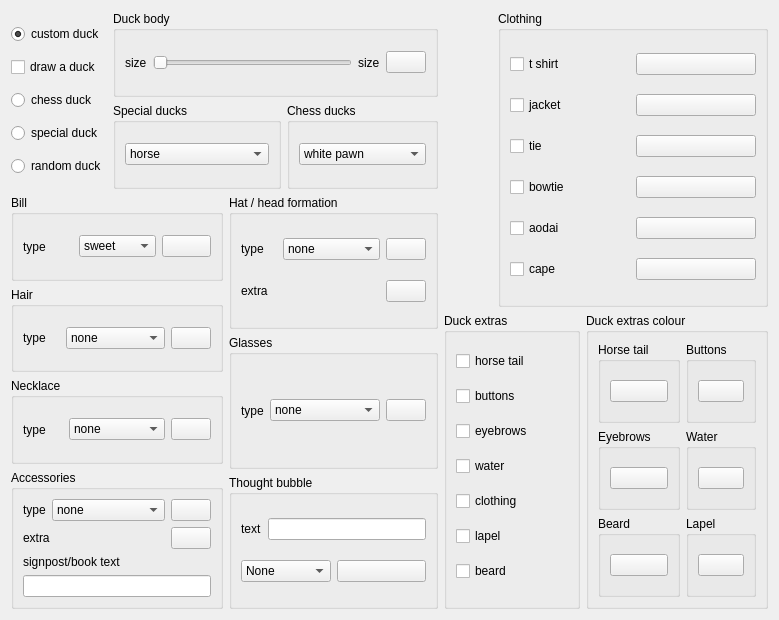
<?xml version="1.0" encoding="UTF-8"?>
<ui version="4.0">
 <class>Dialog</class>
 <widget class="QDialog" name="Dialog">
  <property name="geometry">
   <rect>
    <x>0</x>
    <y>0</y>
    <width>779</width>
    <height>620</height>
   </rect>
  </property>
  <property name="windowTitle">
   <string>Dialog</string>
  </property>
  <layout class="QHBoxLayout" name="horizontalLayout_35">
   <item>
    <layout class="QHBoxLayout" name="horizontalLayout_32">
     <item>
      <layout class="QVBoxLayout" name="verticalLayout_11" stretch="3,7">
       <item>
        <layout class="QHBoxLayout" name="horizontalLayout_23">
         <item>
          <layout class="QVBoxLayout" name="verticalLayout">
           <property name="spacing">
            <number>0</number>
           </property>
           <item>
            <widget class="QRadioButton" name="rad_custom">
             <property name="text">
              <string>custom duck</string>
             </property>
             <property name="checked">
              <bool>true</bool>
             </property>
            </widget>
           </item>
           <item>
            <widget class="QCheckBox" name="duck_show">
             <property name="text">
              <string>draw a duck</string>
             </property>
            </widget>
           </item>
           <item>
            <widget class="QRadioButton" name="rad_chess">
             <property name="text">
              <string>chess duck</string>
             </property>
            </widget>
           </item>
           <item>
            <widget class="QRadioButton" name="rad_special">
             <property name="text">
              <string>special duck</string>
             </property>
            </widget>
           </item>
           <item>
            <widget class="QRadioButton" name="rad_random">
             <property name="text">
              <string>random duck</string>
             </property>
             <property name="checked">
              <bool>false</bool>
             </property>
            </widget>
           </item>
          </layout>
         </item>
         <item>
          <layout class="QVBoxLayout" name="verticalLayout_13">
           <item>
            <widget class="QGroupBox" name="body_group">
             <property name="title">
              <string>Duck body</string>
             </property>
             <layout class="QHBoxLayout" name="horizontalLayout_2">
              <item>
               <layout class="QHBoxLayout" name="horizontalLayout">
                <item>
                 <widget class="QLabel" name="label_9">
                  <property name="text">
                   <string>size</string>
                  </property>
                 </widget>
                </item>
                <item>
                 <widget class="QSlider" name="size_hslider">
                  <property name="maximum">
                   <number>30</number>
                  </property>
                  <property name="orientation">
                   <enum>Qt::Horizontal</enum>
                  </property>
                 </widget>
                </item>
                <item>
                 <widget class="QLabel" name="size_label">
                  <property name="text">
                   <string>size</string>
                  </property>
                 </widget>
                </item>
                <item>
                 <widget class="QPushButton" name="pb_body">
                  <property name="focusPolicy">
                   <enum>Qt::NoFocus</enum>
                  </property>
                  <property name="text">
                   <string/>
                  </property>
                 </widget>
                </item>
               </layout>
              </item>
             </layout>
            </widget>
           </item>
           <item>
            <layout class="QHBoxLayout" name="horizontalLayout_22">
             <item>
              <widget class="QGroupBox" name="special_group">
               <property name="title">
                <string>Special ducks</string>
               </property>
               <layout class="QHBoxLayout" name="horizontalLayout_31">
                <item>
                 <widget class="QComboBox" name="special_combo">
                  <item>
                   <property name="text">
                    <string>horse</string>
                   </property>
                  </item>
                  <item>
                   <property name="text">
                    <string>unicorn</string>
                   </property>
                  </item>
                  <item>
                   <property name="text">
                    <string>bunny</string>
                   </property>
                  </item>
                  <item>
                   <property name="text">
                    <string>sheep</string>
                   </property>
                  </item>
                  <item>
                   <property name="text">
                    <string>girl with pearl earring</string>
                   </property>
                  </item>
                  <item>
                   <property name="text">
                    <string>queen</string>
                   </property>
                  </item>
                  <item>
                   <property name="text">
                    <string>snowman</string>
                   </property>
                  </item>
                  <item>
                   <property name="text">
                    <string>Overleaf</string>
                   </property>
                  </item>
                  <item>
                   <property name="text">
                    <string>Ceasar</string>
                   </property>
                  </item>
                  <item>
                   <property name="text">
                    <string>ghost</string>
                   </property>
                  </item>
                  <item>
                   <property name="text">
                    <string>Yoda</string>
                   </property>
                  </item>
                  <item>
                   <property name="text">
                    <string>Vader</string>
                   </property>
                  </item>
                  <item>
                   <property name="text">
                    <string>Leila</string>
                   </property>
                  </item>
                 </widget>
                </item>
               </layout>
              </widget>
             </item>
             <item>
              <widget class="QGroupBox" name="chess_group">
               <property name="title">
                <string>Chess ducks</string>
               </property>
               <layout class="QHBoxLayout" name="horizontalLayout_30">
                <item>
                 <widget class="QComboBox" name="chess_combo">
                  <item>
                   <property name="text">
                    <string>white pawn</string>
                   </property>
                  </item>
                  <item>
                   <property name="text">
                    <string>white rook</string>
                   </property>
                  </item>
                  <item>
                   <property name="text">
                    <string>white knight</string>
                   </property>
                  </item>
                  <item>
                   <property name="text">
                    <string>white bishop</string>
                   </property>
                  </item>
                  <item>
                   <property name="text">
                    <string>white queen</string>
                   </property>
                  </item>
                  <item>
                   <property name="text">
                    <string>white king</string>
                   </property>
                  </item>
                  <item>
                   <property name="text">
                    <string>black pawn</string>
                   </property>
                  </item>
                  <item>
                   <property name="text">
                    <string>black rook</string>
                   </property>
                  </item>
                  <item>
                   <property name="text">
                    <string>black knight</string>
                   </property>
                  </item>
                  <item>
                   <property name="text">
                    <string>black bishop</string>
                   </property>
                  </item>
                  <item>
                   <property name="text">
                    <string>black queen</string>
                   </property>
                  </item>
                  <item>
                   <property name="text">
                    <string>black king</string>
                   </property>
                  </item>
                 </widget>
                </item>
               </layout>
              </widget>
             </item>
            </layout>
           </item>
          </layout>
         </item>
        </layout>
       </item>
       <item>
        <layout class="QHBoxLayout" name="horizontalLayout_26">
         <item>
          <layout class="QVBoxLayout" name="verticalLayout_14">
           <item>
            <widget class="QGroupBox" name="bill_group">
             <property name="title">
              <string>Bill</string>
             </property>
             <layout class="QHBoxLayout" name="horizontalLayout_17">
              <item>
               <widget class="QLabel" name="label">
                <property name="text">
                 <string>type</string>
                </property>
               </widget>
              </item>
              <item>
               <widget class="QComboBox" name="bill_combo">
                <item>
                 <property name="text">
                  <string>sweet</string>
                 </property>
                </item>
                <item>
                 <property name="text">
                  <string>grumpy</string>
                 </property>
                </item>
                <item>
                 <property name="text">
                  <string>laughing</string>
                 </property>
                </item>
                <item>
                 <property name="text">
                  <string>parrot</string>
                 </property>
                </item>
                <item>
                 <property name="text">
                  <string>vampire</string>
                 </property>
                </item>
               </widget>
              </item>
              <item>
               <widget class="QPushButton" name="pb_bill">
                <property name="focusPolicy">
                 <enum>Qt::NoFocus</enum>
                </property>
                <property name="text">
                 <string/>
                </property>
               </widget>
              </item>
             </layout>
            </widget>
           </item>
           <item>
            <widget class="QGroupBox" name="hair_group">
             <property name="title">
              <string>Hair</string>
             </property>
             <layout class="QHBoxLayout" name="horizontalLayout_18">
              <item>
               <widget class="QLabel" name="label_2">
                <property name="text">
                 <string>type</string>
                </property>
               </widget>
              </item>
              <item>
               <widget class="QComboBox" name="hair_combo">
                <item>
                 <property name="text">
                  <string>none</string>
                 </property>
                </item>
                <item>
                 <property name="text">
                  <string>longhair</string>
                 </property>
                </item>
                <item>
                 <property name="text">
                  <string>shorthair</string>
                 </property>
                </item>
                <item>
                 <property name="text">
                  <string>parting</string>
                 </property>
                </item>
                <item>
                 <property name="text">
                  <string>crazyhair</string>
                 </property>
                </item>
                <item>
                 <property name="text">
                  <string>recedinghair</string>
                 </property>
                </item>
                <item>
                 <property name="text">
                  <string>mohican</string>
                 </property>
                </item>
                <item>
                 <property name="text">
                  <string>mullet</string>
                 </property>
                </item>
               </widget>
              </item>
              <item>
               <widget class="QPushButton" name="pb_hair">
                <property name="focusPolicy">
                 <enum>Qt::NoFocus</enum>
                </property>
                <property name="text">
                 <string/>
                </property>
               </widget>
              </item>
             </layout>
            </widget>
           </item>
           <item>
            <widget class="QGroupBox" name="necklace_group">
             <property name="title">
              <string>Necklace</string>
             </property>
             <layout class="QHBoxLayout" name="horizontalLayout_36">
              <item>
               <widget class="QLabel" name="label_6">
                <property name="text">
                 <string>type</string>
                </property>
               </widget>
              </item>
              <item>
               <widget class="QComboBox" name="necklace_combo">
                <item>
                 <property name="text">
                  <string>none</string>
                 </property>
                </item>
                <item>
                 <property name="text">
                  <string>necklace</string>
                 </property>
                </item>
                <item>
                 <property name="text">
                  <string>stethoscope</string>
                 </property>
                </item>
                <item>
                 <property name="text">
                  <string>neckerchief</string>
                 </property>
                </item>
               </widget>
              </item>
              <item>
               <widget class="QPushButton" name="pb_necklace">
                <property name="focusPolicy">
                 <enum>Qt::NoFocus</enum>
                </property>
                <property name="text">
                 <string/>
                </property>
               </widget>
              </item>
             </layout>
            </widget>
           </item>
           <item>
            <widget class="QGroupBox" name="accessories_group">
             <property name="title">
              <string>Accessories</string>
             </property>
             <layout class="QGridLayout" name="gridLayout_4">
              <item row="0" column="0">
               <widget class="QLabel" name="label_7">
                <property name="text">
                 <string>type</string>
                </property>
               </widget>
              </item>
              <item row="0" column="1">
               <widget class="QComboBox" name="accessories_combo">
                <item>
                 <property name="text">
                  <string>none</string>
                 </property>
                </item>
                <item>
                 <property name="text">
                  <string>magicwand</string>
                 </property>
                </item>
                <item>
                 <property name="text">
                  <string>signpost</string>
                 </property>
                </item>
                <item>
                 <property name="text">
                  <string>book</string>
                 </property>
                </item>
                <item>
                 <property name="text">
                  <string>cricket</string>
                 </property>
                </item>
                <item>
                 <property name="text">
                  <string>hockey</string>
                 </property>
                </item>
                <item>
                 <property name="text">
                  <string>football</string>
                 </property>
                </item>
                <item>
                 <property name="text">
                  <string>lightsaber</string>
                 </property>
                </item>
                <item>
                 <property name="text">
                  <string>torch</string>
                 </property>
                </item>
                <item>
                 <property name="text">
                  <string>prison</string>
                 </property>
                </item>
                <item>
                 <property name="text">
                  <string>crozier</string>
                 </property>
                </item>
                <item>
                 <property name="text">
                  <string>icecream</string>
                 </property>
                </item>
                <item>
                 <property name="text">
                  <string>rollingpin</string>
                 </property>
                </item>
                <item>
                 <property name="text">
                  <string>cake</string>
                 </property>
                </item>
                <item>
                 <property name="text">
                  <string>pizza</string>
                 </property>
                </item>
                <item>
                 <property name="text">
                  <string>baguette</string>
                 </property>
                </item>
                <item>
                 <property name="text">
                  <string>cheese</string>
                 </property>
                </item>
                <item>
                 <property name="text">
                  <string>milkshake</string>
                 </property>
                </item>
                <item>
                 <property name="text">
                  <string>wine</string>
                 </property>
                </item>
                <item>
                 <property name="text">
                  <string>cocktail</string>
                 </property>
                </item>
                <item>
                 <property name="text">
                  <string>wing</string>
                 </property>
                </item>
                <item>
                 <property name="text">
                  <string>basket</string>
                 </property>
                </item>
                <item>
                 <property name="text">
                  <string>easter</string>
                 </property>
                </item>
                <item>
                 <property name="text">
                  <string>crystalball</string>
                 </property>
                </item>
                <item>
                 <property name="text">
                  <string>umbrella</string>
                 </property>
                </item>
                <item>
                 <property name="text">
                  <string>umbrellaclosed</string>
                 </property>
                </item>
                <item>
                 <property name="text">
                  <string>handbag</string>
                 </property>
                </item>
               </widget>
              </item>
              <item row="0" column="2">
               <widget class="QPushButton" name="pb_accessories">
                <property name="focusPolicy">
                 <enum>Qt::NoFocus</enum>
                </property>
                <property name="text">
                 <string/>
                </property>
               </widget>
              </item>
              <item row="1" column="0" colspan="2">
               <widget class="QLabel" name="label_accessories_extra">
                <property name="text">
                 <string>extra</string>
                </property>
               </widget>
              </item>
              <item row="1" column="2">
               <widget class="QPushButton" name="pb_accessories_extra">
                <property name="focusPolicy">
                 <enum>Qt::NoFocus</enum>
                </property>
                <property name="text">
                 <string/>
                </property>
               </widget>
              </item>
              <item row="2" column="0" colspan="2">
               <widget class="QLabel" name="label_signpost">
                <property name="text">
                 <string>signpost/book text</string>
                </property>
               </widget>
              </item>
              <item row="3" column="0" colspan="3">
               <widget class="QLineEdit" name="le_signpost_text"/>
              </item>
             </layout>
            </widget>
           </item>
          </layout>
         </item>
         <item>
          <layout class="QVBoxLayout" name="verticalLayout_12">
           <item>
            <widget class="QGroupBox" name="hat_group">
             <property name="title">
              <string>Hat / head formation</string>
             </property>
             <layout class="QGridLayout" name="gridLayout_2">
              <item row="0" column="0">
               <widget class="QLabel" name="label_3">
                <property name="text">
                 <string>type</string>
                </property>
               </widget>
              </item>
              <item row="0" column="1">
               <widget class="QComboBox" name="hat_combo">
                <item>
                 <property name="text">
                  <string>none</string>
                 </property>
                </item>
                <item>
                 <property name="text">
                  <string>alien</string>
                 </property>
                </item>
                <item>
                 <property name="text">
                  <string>hat</string>
                 </property>
                </item>
                <item>
                 <property name="text">
                  <string>tophat</string>
                 </property>
                </item>
                <item>
                 <property name="text">
                  <string>strawhat</string>
                 </property>
                </item>
                <item>
                 <property name="text">
                  <string>cap</string>
                 </property>
                </item>
                <item>
                 <property name="text">
                  <string>conicalhat</string>
                 </property>
                </item>
                <item>
                 <property name="text">
                  <string>santa</string>
                 </property>
                </item>
                <item>
                 <property name="text">
                  <string>graduate</string>
                 </property>
                </item>
                <item>
                 <property name="text">
                  <string>beret</string>
                 </property>
                </item>
                <item>
                 <property name="text">
                  <string>peakedcap</string>
                 </property>
                </item>
                <item>
                 <property name="text">
                  <string>harlequin</string>
                 </property>
                </item>
                <item>
                 <property name="text">
                  <string>sailor</string>
                 </property>
                </item>
                <item>
                 <property name="text">
                  <string>crown</string>
                 </property>
                </item>
                <item>
                 <property name="text">
                  <string>queencrown</string>
                 </property>
                </item>
                <item>
                 <property name="text">
                  <string>kingcrown</string>
                 </property>
                </item>
                <item>
                 <property name="text">
                  <string>helmet</string>
                 </property>
                </item>
                <item>
                 <property name="text">
                  <string>viking</string>
                 </property>
                </item>
                <item>
                 <property name="text">
                  <string>devil</string>
                 </property>
                </item>
                <item>
                 <property name="text">
                  <string>unicorn</string>
                 </property>
                </item>
                <item>
                 <property name="text">
                  <string>bunny</string>
                 </property>
                </item>
                <item>
                 <property name="text">
                  <string>witch</string>
                 </property>
                </item>
                <item>
                 <property name="text">
                  <string>magichat</string>
                 </property>
                </item>
                <item>
                 <property name="text">
                  <string>darthvader</string>
                 </property>
                </item>
                <item>
                 <property name="text">
                  <string>chef</string>
                 </property>
                </item>
               </widget>
              </item>
              <item row="0" column="2">
               <widget class="QPushButton" name="pb_hat">
                <property name="focusPolicy">
                 <enum>Qt::NoFocus</enum>
                </property>
                <property name="text">
                 <string/>
                </property>
               </widget>
              </item>
              <item row="1" column="0" colspan="2">
               <widget class="QLabel" name="label_hat_extra">
                <property name="text">
                 <string>extra</string>
                </property>
               </widget>
              </item>
              <item row="1" column="2">
               <widget class="QPushButton" name="pb_hat_extra">
                <property name="focusPolicy">
                 <enum>Qt::NoFocus</enum>
                </property>
                <property name="text">
                 <string/>
                </property>
               </widget>
              </item>
             </layout>
            </widget>
           </item>
           <item>
            <widget class="QGroupBox" name="glasses_group">
             <property name="title">
              <string>Glasses</string>
             </property>
             <layout class="QHBoxLayout" name="horizontalLayout_19">
              <item>
               <widget class="QLabel" name="label_5">
                <property name="text">
                 <string>type</string>
                </property>
               </widget>
              </item>
              <item>
               <widget class="QComboBox" name="glasses_combo">
                <item>
                 <property name="text">
                  <string>none</string>
                 </property>
                </item>
                <item>
                 <property name="text">
                  <string>glasses</string>
                 </property>
                </item>
                <item>
                 <property name="text">
                  <string>squareglasses</string>
                 </property>
                </item>
                <item>
                 <property name="text">
                  <string>sunglasses</string>
                 </property>
                </item>
                <item>
                 <property name="text">
                  <string>mask</string>
                 </property>
                </item>
               </widget>
              </item>
              <item>
               <widget class="QPushButton" name="pb_glasses">
                <property name="focusPolicy">
                 <enum>Qt::NoFocus</enum>
                </property>
                <property name="text">
                 <string/>
                </property>
               </widget>
              </item>
             </layout>
            </widget>
           </item>
           <item>
            <widget class="QGroupBox" name="thought_group">
             <property name="title">
              <string>Thought bubble</string>
             </property>
             <layout class="QVBoxLayout" name="verticalLayout_15">
              <item>
               <layout class="QHBoxLayout" name="horizontalLayout_28">
                <item>
                 <widget class="QLabel" name="label_11">
                  <property name="sizePolicy">
                   <sizepolicy hsizetype="Minimum" vsizetype="Preferred">
                    <horstretch>0</horstretch>
                    <verstretch>0</verstretch>
                   </sizepolicy>
                  </property>
                  <property name="text">
                   <string>text</string>
                  </property>
                 </widget>
                </item>
                <item>
                 <widget class="QLineEdit" name="le_bubble_text">
                  <property name="sizePolicy">
                   <sizepolicy hsizetype="Expanding" vsizetype="Fixed">
                    <horstretch>0</horstretch>
                    <verstretch>0</verstretch>
                   </sizepolicy>
                  </property>
                 </widget>
                </item>
               </layout>
              </item>
              <item>
               <layout class="QHBoxLayout" name="horizontalLayout_29">
                <item>
                 <widget class="QComboBox" name="bubble_combo">
                  <item>
                   <property name="text">
                    <string>None</string>
                   </property>
                  </item>
                  <item>
                   <property name="text">
                    <string>Speech</string>
                   </property>
                  </item>
                  <item>
                   <property name="text">
                    <string>Thought</string>
                   </property>
                  </item>
                 </widget>
                </item>
                <item>
                 <widget class="QPushButton" name="pb_bubble">
                  <property name="focusPolicy">
                   <enum>Qt::NoFocus</enum>
                  </property>
                  <property name="text">
                   <string/>
                  </property>
                 </widget>
                </item>
               </layout>
              </item>
             </layout>
            </widget>
           </item>
          </layout>
         </item>
        </layout>
       </item>
      </layout>
     </item>
     <item>
      <layout class="QVBoxLayout" name="verticalLayout_16">
       <item>
        <layout class="QHBoxLayout" name="horizontalLayout_34" stretch="1,5">
         <item>
          <spacer name="horizontalSpacer">
           <property name="orientation">
            <enum>Qt::Horizontal</enum>
           </property>
           <property name="sizeHint" stdset="0">
            <size>
             <width>40</width>
             <height>20</height>
            </size>
           </property>
          </spacer>
         </item>
         <item>
          <widget class="QGroupBox" name="clothing_group">
           <property name="title">
            <string>Clothing</string>
           </property>
           <layout class="QVBoxLayout" name="verticalLayout_10">
            <item>
             <layout class="QHBoxLayout" name="horizontalLayout_10">
              <item>
               <widget class="QCheckBox" name="duck_tshirt">
                <property name="text">
                 <string>t shirt</string>
                </property>
               </widget>
              </item>
              <item>
               <widget class="QPushButton" name="pb_tshirt">
                <property name="focusPolicy">
                 <enum>Qt::NoFocus</enum>
                </property>
                <property name="text">
                 <string/>
                </property>
               </widget>
              </item>
             </layout>
            </item>
            <item>
             <layout class="QHBoxLayout" name="horizontalLayout_11">
              <item>
               <widget class="QCheckBox" name="duck_jacket">
                <property name="text">
                 <string>jacket</string>
                </property>
               </widget>
              </item>
              <item>
               <widget class="QPushButton" name="pb_jacket">
                <property name="focusPolicy">
                 <enum>Qt::NoFocus</enum>
                </property>
                <property name="text">
                 <string/>
                </property>
               </widget>
              </item>
             </layout>
            </item>
            <item>
             <layout class="QHBoxLayout" name="horizontalLayout_12">
              <item>
               <widget class="QCheckBox" name="duck_tie">
                <property name="text">
                 <string>tie</string>
                </property>
               </widget>
              </item>
              <item>
               <widget class="QPushButton" name="pb_tie">
                <property name="focusPolicy">
                 <enum>Qt::NoFocus</enum>
                </property>
                <property name="text">
                 <string/>
                </property>
               </widget>
              </item>
             </layout>
            </item>
            <item>
             <layout class="QHBoxLayout" name="horizontalLayout_13">
              <item>
               <widget class="QCheckBox" name="duck_bowtie">
                <property name="text">
                 <string>bowtie</string>
                </property>
               </widget>
              </item>
              <item>
               <widget class="QPushButton" name="pb_bowtie">
                <property name="focusPolicy">
                 <enum>Qt::NoFocus</enum>
                </property>
                <property name="text">
                 <string/>
                </property>
               </widget>
              </item>
             </layout>
            </item>
            <item>
             <layout class="QHBoxLayout" name="horizontalLayout_14">
              <item>
               <widget class="QCheckBox" name="duck_aodai">
                <property name="text">
                 <string>aodai</string>
                </property>
               </widget>
              </item>
              <item>
               <widget class="QPushButton" name="pb_aodai">
                <property name="focusPolicy">
                 <enum>Qt::NoFocus</enum>
                </property>
                <property name="text">
                 <string/>
                </property>
               </widget>
              </item>
             </layout>
            </item>
            <item>
             <layout class="QHBoxLayout" name="horizontalLayout_15">
              <item>
               <widget class="QCheckBox" name="duck_cape">
                <property name="text">
                 <string>cape</string>
                </property>
               </widget>
              </item>
              <item>
               <widget class="QPushButton" name="pb_cape">
                <property name="focusPolicy">
                 <enum>Qt::NoFocus</enum>
                </property>
                <property name="text">
                 <string/>
                </property>
               </widget>
              </item>
             </layout>
            </item>
           </layout>
          </widget>
         </item>
        </layout>
       </item>
       <item>
        <layout class="QHBoxLayout" name="horizontalLayout_25">
         <item>
          <widget class="QGroupBox" name="groupBox">
           <property name="title">
            <string>Duck extras</string>
           </property>
           <layout class="QHBoxLayout" name="horizontalLayout_20">
            <item>
             <layout class="QVBoxLayout" name="verticalLayout_2">
              <item>
               <widget class="QCheckBox" name="duck_horse_tail">
                <property name="text">
                 <string>horse tail</string>
                </property>
               </widget>
              </item>
              <item>
               <widget class="QCheckBox" name="duck_buttons">
                <property name="text">
                 <string>buttons</string>
                </property>
               </widget>
              </item>
              <item>
               <widget class="QCheckBox" name="duck_eyebrows">
                <property name="text">
                 <string>eyebrows</string>
                </property>
               </widget>
              </item>
              <item>
               <widget class="QCheckBox" name="duck_water">
                <property name="text">
                 <string>water</string>
                </property>
               </widget>
              </item>
              <item>
               <widget class="QCheckBox" name="duck_clothing">
                <property name="text">
                 <string>clothing</string>
                </property>
               </widget>
              </item>
              <item>
               <widget class="QCheckBox" name="duck_lapel">
                <property name="text">
                 <string>lapel</string>
                </property>
               </widget>
              </item>
              <item>
               <widget class="QCheckBox" name="duck_beard">
                <property name="text">
                 <string>beard</string>
                </property>
               </widget>
              </item>
             </layout>
            </item>
           </layout>
          </widget>
         </item>
         <item>
          <widget class="QGroupBox" name="groupBox_2">
           <property name="title">
            <string>Duck extras colour</string>
           </property>
           <layout class="QHBoxLayout" name="horizontalLayout_21">
            <item>
             <layout class="QHBoxLayout" name="horizontalLayout_9">
              <item>
               <layout class="QVBoxLayout" name="verticalLayout_3">
                <item>
                 <widget class="QGroupBox" name="horse_tail_group">
                  <property name="title">
                   <string>Horse tail</string>
                  </property>
                  <layout class="QHBoxLayout" name="horizontalLayout_3">
                   <item>
                    <widget class="QPushButton" name="pb_horse_tail">
                     <property name="focusPolicy">
                      <enum>Qt::NoFocus</enum>
                     </property>
                     <property name="text">
                      <string/>
                     </property>
                    </widget>
                   </item>
                  </layout>
                 </widget>
                </item>
                <item>
                 <widget class="QGroupBox" name="eyebrows_group">
                  <property name="title">
                   <string>Eyebrows</string>
                  </property>
                  <layout class="QHBoxLayout" name="horizontalLayout_4">
                   <item>
                    <widget class="QPushButton" name="pb_eyebrows">
                     <property name="focusPolicy">
                      <enum>Qt::NoFocus</enum>
                     </property>
                     <property name="text">
                      <string/>
                     </property>
                    </widget>
                   </item>
                  </layout>
                 </widget>
                </item>
                <item>
                 <widget class="QGroupBox" name="beard_group">
                  <property name="title">
                   <string>Beard</string>
                  </property>
                  <layout class="QHBoxLayout" name="horizontalLayout_5">
                   <item>
                    <widget class="QPushButton" name="pb_beard">
                     <property name="focusPolicy">
                      <enum>Qt::NoFocus</enum>
                     </property>
                     <property name="text">
                      <string/>
                     </property>
                    </widget>
                   </item>
                  </layout>
                 </widget>
                </item>
               </layout>
              </item>
              <item>
               <layout class="QVBoxLayout" name="verticalLayout_4">
                <item>
                 <widget class="QGroupBox" name="buttons_group">
                  <property name="title">
                   <string>Buttons</string>
                  </property>
                  <layout class="QHBoxLayout" name="horizontalLayout_6">
                   <item>
                    <widget class="QPushButton" name="pb_buttons">
                     <property name="focusPolicy">
                      <enum>Qt::NoFocus</enum>
                     </property>
                     <property name="text">
                      <string/>
                     </property>
                    </widget>
                   </item>
                  </layout>
                 </widget>
                </item>
                <item>
                 <widget class="QGroupBox" name="water_group">
                  <property name="title">
                   <string>Water</string>
                  </property>
                  <layout class="QHBoxLayout" name="horizontalLayout_7">
                   <item>
                    <widget class="QPushButton" name="pb_water">
                     <property name="focusPolicy">
                      <enum>Qt::NoFocus</enum>
                     </property>
                     <property name="text">
                      <string/>
                     </property>
                    </widget>
                   </item>
                  </layout>
                 </widget>
                </item>
                <item>
                 <widget class="QGroupBox" name="lapel_group">
                  <property name="title">
                   <string>Lapel</string>
                  </property>
                  <layout class="QHBoxLayout" name="horizontalLayout_8">
                   <item>
                    <widget class="QPushButton" name="pb_lapel">
                     <property name="focusPolicy">
                      <enum>Qt::NoFocus</enum>
                     </property>
                     <property name="text">
                      <string/>
                     </property>
                    </widget>
                   </item>
                  </layout>
                 </widget>
                </item>
               </layout>
              </item>
             </layout>
            </item>
           </layout>
          </widget>
         </item>
        </layout>
       </item>
      </layout>
     </item>
    </layout>
   </item>
  </layout>
 </widget>
 <resources/>
 <connections/>
</ui>
